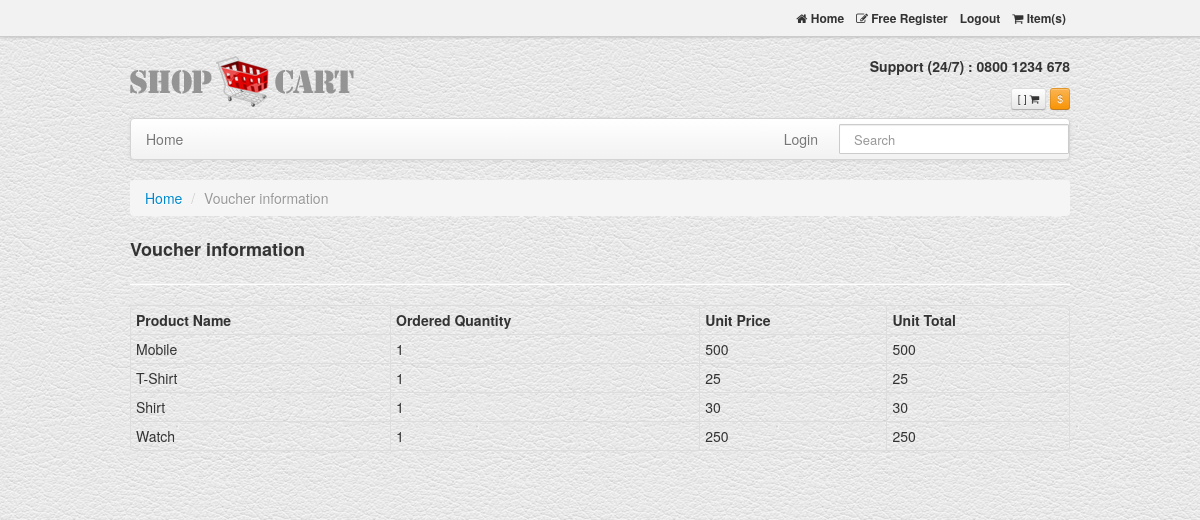
Screenshot of /show_voucher_information.php?id=27 (signed in) with the database file from the repository.
### tables this page shows
CREATE TABLE `voucher_info` (
  `v_id` int(11) NOT NULL,
  `item_name` varchar(30) NOT NULL,
  `ordered_quantity` int(11) NOT NULL,
  `unit_price` int(11) NOT NULL
);

### show_voucher_information.php (the view, shortened to what this page needs)
<?php
include('connection.php');
$id = $_GET['id'];
$voucher_query = "SELECT * FROM voucher_info where v_id = '$id'";
$result = $connection->query($voucher_query);
?>
<!DOCTYPE html>
<html lang="en">
<head>
    <link href="assets/css/bootstrap.css" rel="stylesheet"/>
    <link href="assets/css/style.css" rel="stylesheet"/>
    <link href="assets/font-awesome/css/font-awesome.css" rel="stylesheet">
</head>
<body>
<div class="navbar navbar-inverse navbar-fixed-top">
    <div class="topNav">
        <div class="container">
            <div class="alignR">
                <a href="index.php"> <span class="icon-home"></span> Home</a>
                <a href="login.php"><span class="icon-edit"></span> Free Register </a>
                <a href="logout.php"><?php if (isset($_SESSION['user'])) echo "Logout"; ?></a>
                <a href="cart.php"><span class="icon-shopping-cart"></span> <?php if (isset($_SESSION["cart"]))
                        echo count($_SESSION["cart"]); ?> Item(s)</a>
            </div>
        </div>
    </div>
</div>
<div class="container">
    <header id="header">
        <div class="row">
            <div class="span4">
                <h1>
                    <a class="logo" href="index.php"><span>Twitter Bootstrap ecommerce template</span>
                        <img src="assets/img/logo-bootstrap-shoping-cart.png" alt="bootstrap sexy shop">
                    </a>
                </h1>
            </div>
            <div class="span8 alignR">
                <p><br> <strong> Support (24/7) : 0800 1234 678 </strong><br><br></p>
                <span class="btn btn-mini">[ <?php if (isset($_SESSION["cart"]))
                        echo count($_SESSION["cart"]); ?> ] <span
                            class="icon-shopping-cart"></span></span>
                <span class="btn btn-warning btn-mini">$</span>
            </div>
        </div>
    </header>
    <div class="navbar">
        <div class="navbar-inner">
            <div class="container">
                <div class="nav-collapse">
                    <ul class="nav">
                        <li class=""><a href="index.php">Home </a></li>
                    </ul>
                    <form action="search.php" method="post" class="navbar-search pull-right">
                        <input type="text" name="search_name" placeholder="Search" class="search-query span2">
                    </form>
                    <ul class="nav pull-right">
                        <li class="dropdown">
                            <a href="login.php"> Login </a>
                        </li>
                    </ul>
                </div>
            </div>
        </div>
    </div>
    <div class="row">
        <div class="span12">
            <ul class="breadcrumb">
                <li><a href="index.php">Home</a> <span class="divider">/</span></li>
                <li class="active">Voucher information</li>
            </ul>
            <h3> Voucher information</h3>
            <hr class="soft"/>
            <div class="row">
                <div class="span12">
                    <table class="table table-bordered table-condensed">
                        <thead>
                        <th>Product Name</th>
                        <th>Ordered Quantity</th>
                        <th>Unit Price</th>
                        <th>Unit Total</th>
                        </thead>
                        <tbody>
                        <?php while ($row = $result->fetch_assoc()) {
                            echo "<tr><td>" . $row['item_name'] . "</td>";
                            echo "<td>" . $row['ordered_quantity'] . "</td>";
                            echo "<td>" . $row['unit_price'] . "</td>";
                            echo "<td>" . $row['ordered_quantity'] * $row['unit_price'] . "</td>";
                            echo "</tr>";
                        }
                        ?>
                        </tbody>
                    </table>
                </div>
                <div class="span1"> &nbsp;</div>
            </div>
            <div class="span12">
            </div>
        </div>
    </div>
</div>
</body>
</html>

### assets/css/style.css (style rules this page uses)
body { background:url(assets/img/white_leather.png) repeat 0 0; }
#header { padding:8px 0 8px; }
#header a { text-decoration:none }
#header p { padding:0; margin:0; line-height:1em; font-size:100% }
#header h1 { margin:0;line-height:1em }
#header { padding-top:44px; }
.logo { padding-top: 11px;display: block; }
h3 { font-size: 18px;line-height: 1.5em; }
.navbar-inner { padding-left: 0;padding-right: 0; }
.alignR { text-align:right; }
.navbar .nav , .marginLess { margin:0 }
.navbar-search .search-query { padding: 4px 14px;-moz-border-radius: 1px;-webkit-border-radius: 1px;border-radius: 1px;line-height: 1.5em; min-width: 200px; }
.navbar-search { margin-left:6px; }
.topNav { padding: 0;border-bottom: 1px solid #CCC;background: #f2f2f2;box-shadow: 0 0 3px #B1AFAF; }
.topNav a { color:#333; font-size:12px; font-weight:bold; display:inline-block; padding:8px 4px; }

### rows the page displays
voucher_info: item_name "Mobile", ordered_quantity "1", unit_price "500", $row['ordered_quantity']*$row['unit_price'] "500"
voucher_info: item_name "T-Shirt", ordered_quantity "1", unit_price "25", $row['ordered_quantity']*$row['unit_price'] "25"
voucher_info: item_name "Shirt", ordered_quantity "1", unit_price "30", $row['ordered_quantity']*$row['unit_price'] "30"
voucher_info: item_name "Watch", ordered_quantity "1", unit_price "250", $row['ordered_quantity']*$row['unit_price'] "250"
